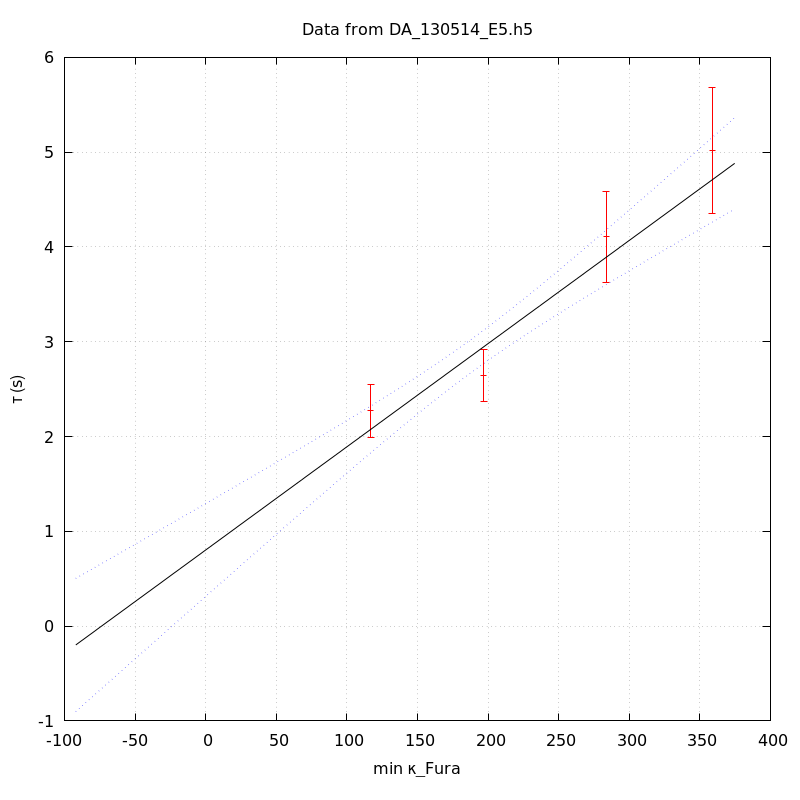

This figure's gnuplot source:
unset key
set grid
set ylabel 'τ (s)'
set xlabel 'min κ_Fura' noenhanced
set title 'Data from DA_130514_E5.h5' noenhanced
set xrange [-1000<*:*]
plot 'DA_130514_E5_aba_tau_vs_min_kappa' index 0 using 1:2:(1.96*$3) linecolor rgb 'red' with yerrorbars,\
'' index 1 using 1:2 with lines linecolor rgb 'black',\
'' index 1 using 1:3 with lines linecolor rgb 'blue' lt 'dotted',\
'' index 1 using 1:4 with lines linecolor rgb 'blue' lt 'dotted'
